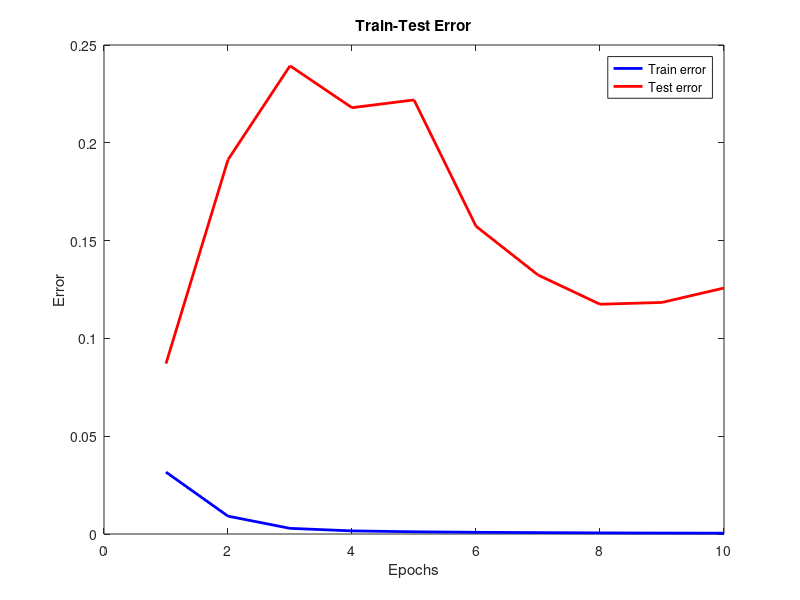

The MATLAB source for this figure:
x = 1:1:10;

ytrain = [0.031646470322269,0.0091236735268796,0.0028909767033972,0.0015876638070121,0.0011357660898536,0.00086765133287344,0.00071465483328707,0.00056438279514322,0.00048451778885061,0.00042032506577466];
ytest = [0.087116956943524,0.19135563722559,0.23936006110088,0.21795839546631,0.22192055928027,0.15735338094573,0.13241911050268,0.1174639779444,0.11838731918968,0.12575508341013];
plot(x,ytrain,'b',"linewidth",2,ytest,'r',"linewidth",2);
xlabel('Epochs');
ylabel('Error');
title('Train-Test Error');
legend('Train error','Test error');
